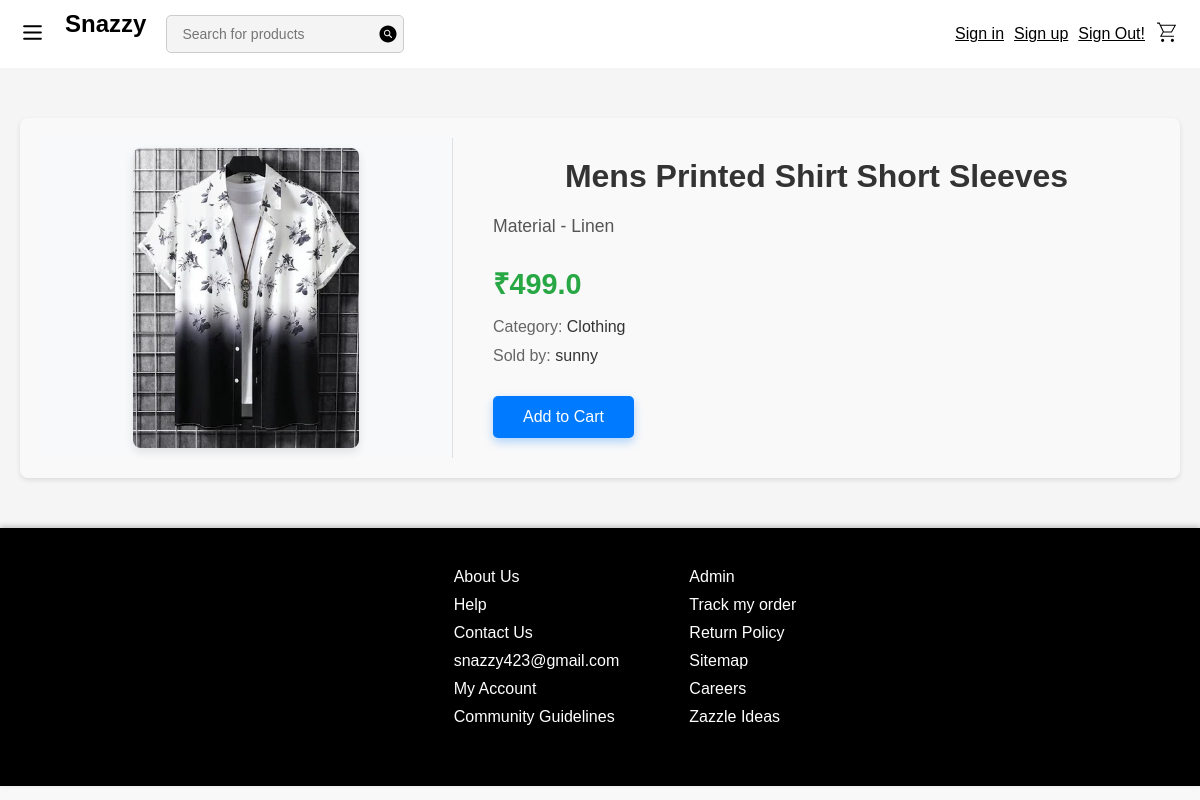
Screenshot of /product/2/ with the database file from the repository.
### e_commerce/models.py (models this page shows, shortened)
class Product(models.Model):
    name = models.CharField(max_length=255)
    description = models.TextField(blank=True)
    price = models.DecimalField(max_digits=10, decimal_places=2)
    product_image = models.ImageField(upload_to='e_commerce/ProductImages')
    category = models.ForeignKey(
        Category, on_delete=models.SET_NULL, null=True, blank=True,
        related_name="products"
    )
    added_by = models.ForeignKey(
        User, on_delete=models.SET_NULL, null=True, blank=True,
        related_name="products_added"
    )
    added_by_admin = models.BooleanField(default=False, help_text="True if product is added by the website admin")
    created_at = models.DateTimeField(auto_now_add=True)
    updated_at = models.DateTimeField(auto_now=True)
    is_trending = models.BooleanField(default=False)
    def added_by_display(self):
        if self.added_by_admin:
            return "Website"
        return self.added_by.username if self.added_by else "Unknown"

class Category(models.Model):
    name = models.CharField(max_length=255, unique=True)
    slug = models.SlugField(max_length=255, unique=True)
    description = models.TextField(blank=True, help_text="Optional description of the category")
    created_at = models.DateTimeField(auto_now_add=True)
    updated_at = models.DateTimeField(auto_now=True)
    class Meta:
        verbose_name_plural = "Categories"

class User(AbstractUser):
    """Custom User model."""

### e_commerce/views.py (the view)
# urls.py: path('product/<int:pk>/', product_detail_view, name='product_detail'),  # View product details
def product_detail_view(request, pk):
    product = get_object_or_404(Product, pk=pk)
    product_data ={
        "id": pk,
        "name": product.name,
        "description": product.description,
        "price": float(product.price),
        "category": product.category.name if product.category else None,
        "added_by": product.added_by_display(),
        "product_image": product.product_image.url if product.product_image else None , # Correct way to get the image URL
        "added_by_admin": product.added_by_admin
    }
    return render(request, 'product_detail.html', {'product': product_data})

### e_commerce/templates/product_detail.html (shortened to what this page needs)
{% extends 'base.html' %}
{% block content %}
<div class="product-container">
    <div class="product-card">
        <div class="left-container">
            {% if product.product_image %}
            <img src="{{ product.product_image }}" alt="{{ product.name }}">
            {% else %}
            <img src="https://via.placeholder.com/300" alt="Placeholder Image">
            {% endif %}
        </div>
        <div class="right-container">
            <h1>{{ product.name }}</h1>
            <p>{{ product.description }}</p>
            <div class="price">₹{{ product.price }}</div>
            {% if product.category %}
            <div class="category">Category: <span>{{ product.category }}</span></div>
            {% endif %}
            <div class="added-by">
                Sold by: <span>{{ product.added_by }}</span>
            </div>
            <form method="post" action="{% url 'add_to_cart' product.id %}">
                <button type="submit" class="btn-add-to-cart">Add to Cart</button>
            </form>
        </div>
    </div>
</div>
{% endblock %}

### e_commerce/static/css/index.css (style rules this page uses)
* { margin: 0; padding: 0; }
body { font-family: Arial, sans-serif; background-color: #f8f8f8; }
h1 { text-align: center; margin-bottom: 20px; }
.product-container { display: flex; justify-content: center; align-items: flex-start; padding: 50px 20px; background-color: #f5f5f5; }
.product-card { display: flex; max-width: 1200px; width: 100%; background-color: #ffffff; border-radius: 10px; box-shadow: 0 4px 15px rgba(0, 0, 0, 0.1); overflow: hidden; padding: 20px; gap: 20px; }
.left-container { flex: 0 0 35%; display: flex; justify-content: center; align-items: center; background-color: #f8f9fa; border-right: 1px solid #e0e0e0; padding: 10px; }
.left-container img { max-width: 90%; max-height: 300px; object-fit: contain; border-radius: 8px; box-shadow: 0 4px 10px rgba(0, 0, 0, 0.1); }
.right-container { flex: 1; padding: 20px; display: flex; flex-direction: column; justify-content: space-between; }
.right-container h1 { font-size: 2rem; color: #333; margin-bottom: 15px; font-weight: bold; text-transform: capitalize; }
.right-container p { font-size: 1.1rem; color: #555; line-height: 1.8; margin-bottom: 20px; }
.price { font-size: 1.8rem; color: #28a745; font-weight: bold; margin-bottom: 15px; }
.category, .added-by { font-size: 1rem; color: #666; margin-bottom: 10px; }
.category span, .added-by span { color: #333; font-weight: 500; }
form { margin-top: 20px; }
.btn-add-to-cart { padding: 12px 30px; font-size: 1rem; color: #ffffff; background-color: #007bff; border: none; border-radius: 5px; cursor: pointer; box-shadow: 0 4px 10px rgba(0, 123, 255, 0.3); transition: background-color 0.3s ease, box-shadow 0.3s ease; }
h1 { font-size: 28px; text-align: center; margin-bottom: 20px; color: #333; }
.product-card { background-color: #f9f9f9; border-radius: 8px; overflow: hidden; box-shadow: 0 2px 5px rgba(0, 0, 0, 0.1); transition: transform 0.3s, box-shadow 0.3s; }

### rows the page displays
Product: name "Mens Printed Shirt Short Sleeves", description "Material - Linen"
Category: category "Clothing"
User: added_by "sunny"

### other values shown
{{ product.price }} "499.0"
